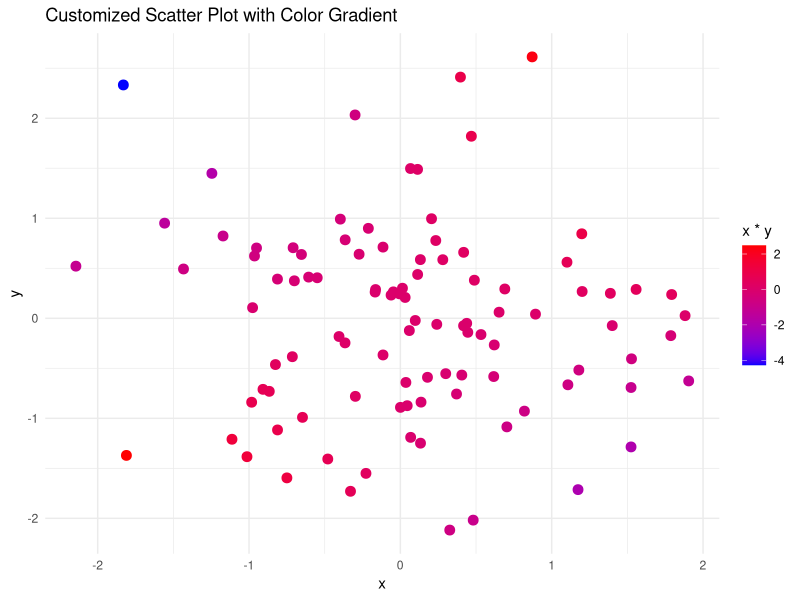
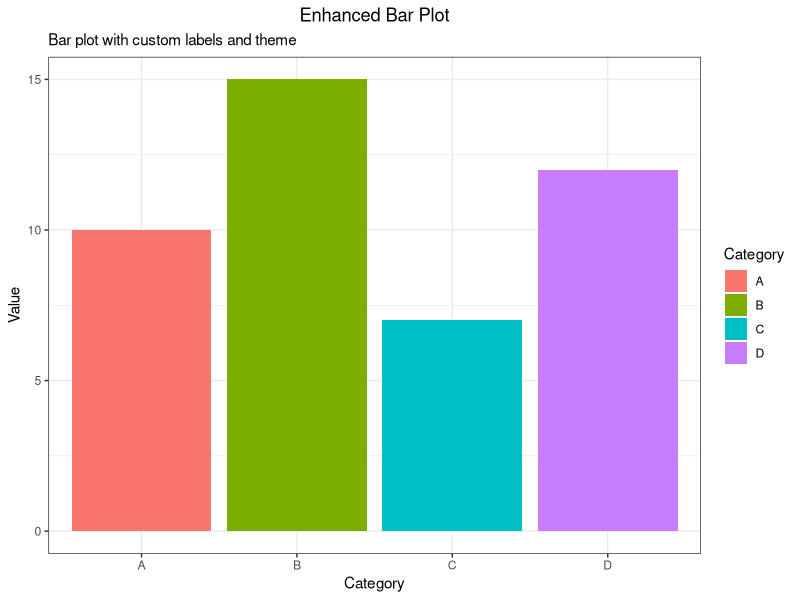

Here is the R script that generated these plots, in order:
## ---- chunk 1

# Load ggplot2 package
library(ggplot2)

# Example: Customized scatter plot with ggplot2
data <- data.frame(x = rnorm(100), y = rnorm(100))
ggplot(data, aes(x = x, y = y)) +
  geom_point(aes(color = x*y), size = 3) +
  scale_color_gradient(low = "blue", high = "red") +
  ggtitle("Customized Scatter Plot with Color Gradient") +
  theme_minimal()

## ---- chunk 2
# Example: Enhanced bar plot with titles, labels, and a custom theme
data <- data.frame(
  category = c("A", "B", "C", "D"),
  value = c(10, 15, 7, 12)
)
ggplot(data, aes(x = category, y = value, fill = category)) +
  geom_bar(stat = "identity") +
  labs(title = "Enhanced Bar Plot",
       subtitle = "Bar plot with custom labels and theme",
       x = "Category",
       y = "Value",
       fill = "Category") +
  theme_bw() +
  theme(plot.title = element_text(hjust = 0.5))
